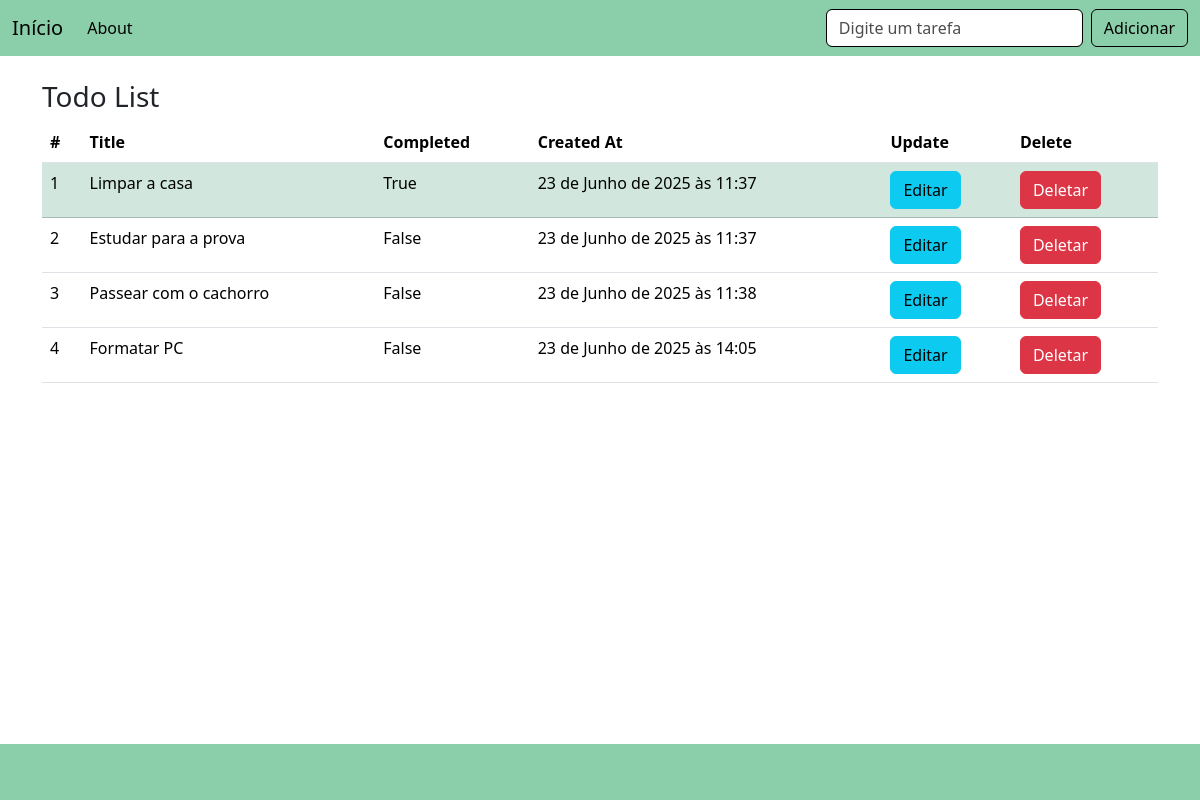
The page / on the database its author committed.
### todo_list/models.py (models this page shows, shortened)
class todo(models.Model):
    title = models.CharField(max_length=200)
    is_completed = models.BooleanField(default=False)
    created_at = models.DateTimeField(auto_now_add=True)

### todo_list/views.py (the view)
# urls.py: path('', views.home, name='home'),
def home(request):
    if request.method == 'POST':
        form = TodoForm(request.POST or None)
        if form.is_valid():
            form.save()
            return redirect('home')  # Redireciona após adicionar para evitar duplicação
    todos = todo.objects.all()
    form = TodoForm()
    return render(request, 'home.html', {'todos': todos, 'form': form})

### todo_list/forms.py
class TodoForm(forms.ModelForm):
    class Meta:
        model = todo
        fields = ['title', 'is_completed']

### todo_list/Templates/home.html
{% extends "base.html" %}
{% block content %}
<h3>Todo List</h3>
{% if todos %}
    <table class="table">
        <thead>
            <tr>
                <th scope="col">#</th>
                <th scope="col">Title</th>
                <th scope="col">Completed</th>
                <th scope="col">Created At</th>
                <th scope="col">Update</th>
                <th scope="col">Delete</th>
            </tr>
        </thead>
{% for todo in todos %}
        <tr{% if todo.is_completed %} class="table-success"{% endif %}>
            <td>{{ forloop.counter }}</td>
            <td>{{ todo.title }}</td>
            <td>{{ todo.is_completed }}</td>
            <td>{{ todo.created_at }}</td>
            <td><a href="{% url 'edit_todo' todo.id %}" class="btn btn-info"></button>Editar</a></td>
            <td><a href="{% url 'delete_todo' todo.id %}" onclick="return confirm('Quer mesmo Deletar?');" class="btn btn-danger">Deletar</a></td>
        </tr>
{% endfor %}
    </table>
{% else %}
    <p>Nenhuma tarefa encontrada.</p>
{% endif %}
{% endblock %}

### rows shown on the page
todo: title "Limpar a casa", is_completed "True", created_at "23 de Junho de 2025 às 11:37"
todo: title "Estudar para a prova", is_completed "False", created_at "23 de Junho de 2025 às 11:37"
todo: title "Passear com o cachorro", is_completed "False", created_at "23 de Junho de 2025 às 11:38"
todo: title "Formatar PC", is_completed "False", created_at "23 de Junho de 2025 às 14:05"
